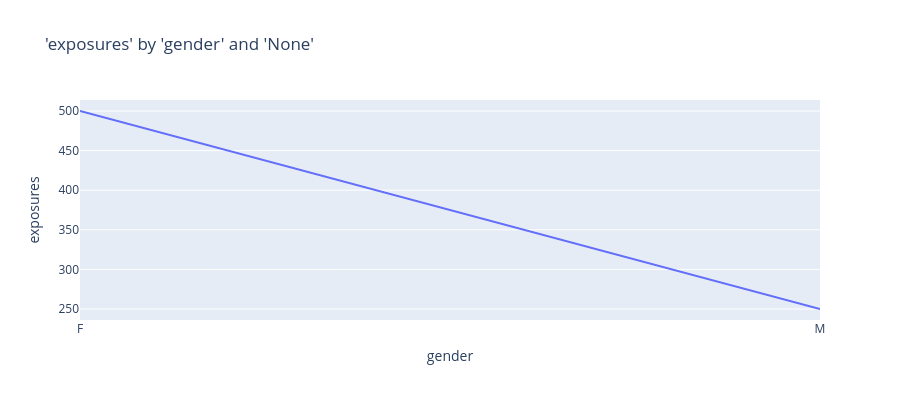

Notebook code cell kept with this figure:
### Markdown cell above
## Line

### Code cell
charters.chart(df=df, x_axis="gender", y_axis="exposures", type="line")

### Figure 1 — Plotly figure (JSON) as saved in the notebook; plotly's stock layout.template omitted (floating-point values rounded to 4 significant figures)
{"data": [{"hovertemplate": "gender=%{x}<br>exposures=%{y}<extra></extra>", "legendgroup": "", "line": {"color": "#636efa", "dash": "solid"}, "marker": {"symbol": "circle"}, "mode": "lines", "name": "", "orientation": "v", "showlegend": false, "type": "scatter", "x": ["F", "M"], "xaxis": "x", "y": [500, 250], "yaxis": "y"}], "layout": {"height": 400, "legend": {"tracegroupgap": 0}, "title": {"text": "'exposures' by 'gender' and 'None'"}, "xaxis": {"anchor": "y", "domain": [0, 1], "title": {"text": "gender"}}, "yaxis": {"anchor": "x", "domain": [0, 1], "title": {"text": "exposures"}, "type": "-"}}}
